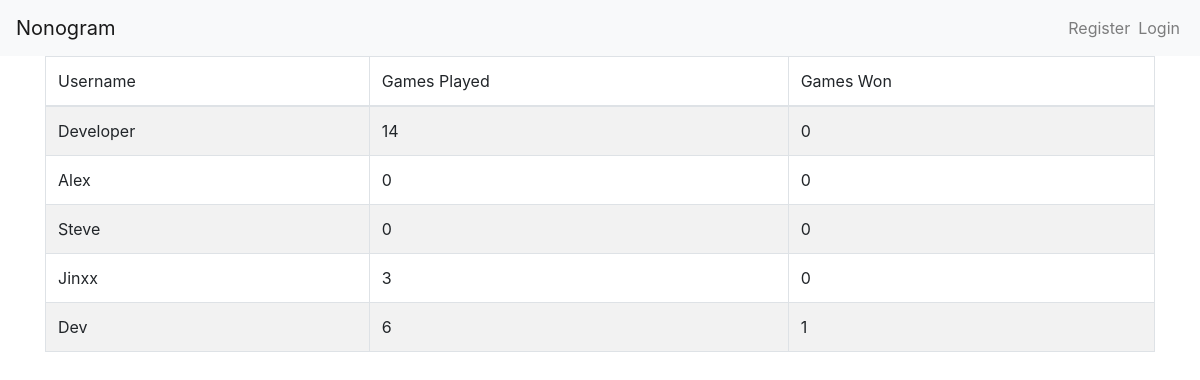
The page /leaderboard on the database as committed earlier.
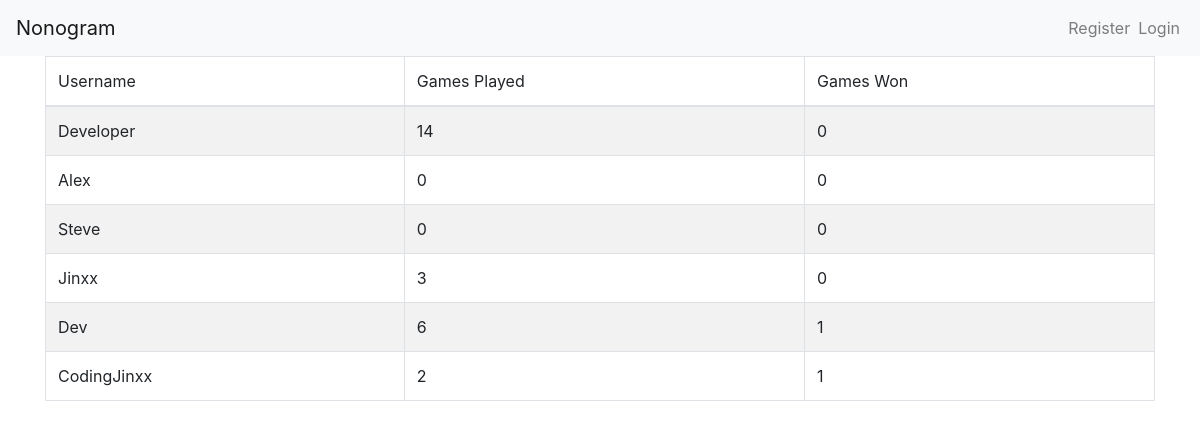
The same page on the database as committed later.
### application.py (models this page shows, shortened)
class User(flask_login.UserMixin, db.Model):
    id = db.Column(db.Integer, primary_key=True)
    username = db.Column(db.String(32), unique=True, nullable=False)
    passwordhashed = db.Column(db.String(64), nullable=False)
    games_played = db.Column(db.Integer, nullable=False, default=0)
    games_won = db.Column(db.Integer, nullable=False, default=0)
    def dbAsArray():
        return User.query.order_by(User.games_won).all()

### application.py (the view)
@app.route('/leaderboard', methods=['GET'])
def leaderboard():
    headers = ["Username", "Games Played", "Games Won"]
    data = []
    for user in User.dbAsArray():
        row = []
        row.append(user.username)
        row.append(user.games_played)
        row.append(user.games_won)
        data.append(row)
    return flask.render_template("leaderboard.html", headers=headers, data=data)

### templates/leaderboard.html (shortened to what this page needs)
{% extends "base.html" %}
{% block main %}
<table id="leaderboard" class="table table-striped table-bordered">
    <thead>
        <tr>
        {% for header in headers %}
        <th>
            {{ header }}
        </th>
        {% endfor %}
        </tr>
    </thead>
    <tbody>
        {% for row in data %}
            <tr>
                {% for col in row %}
                <td> {{ col }}</td>
                {% endfor %}
            </tr>
        {% endfor %}
    </tbody>
</table>
{% endblock %}

### templates/base.html (shortened to what this page needs)
<!DOCTYPE html>
<html lang="en">
	<head>
		<link rel="stylesheet" href="../static/css/reset.css">
		<link href="https://maxcdn.bootstrapcdn.com/bootstrap/4.1.3/css/bootstrap.min.css" rel="stylesheet">
		<link href="../static/css/layout.css" rel="stylesheet">
		<link href="/static/styles.css" rel="stylesheet">
	</head>
	<body>
		<nav class="navbar navbar-light bg-light">
			<a class="navbar-brand" href="/">Nonogram</a>
			<ul id="navbar-class" class="navbar-nav d-flex flex-row-reverse">
				{% if current_user.is_authenticated %}
					<li class="nav-item"><a class="nav-link mx-1" href="/logout">Logout</a></li>
					<li class="nav-item"><a class="nav-link mx-1" href="/profile">Profile</a></li>
					<li class="nav-item"><a class="nav-link mx-1" href="/leaderboard">Leaderboard</a></li>
					<li class="nav-item"><a class="nav-link mx-4" id="play" href="/level">Play</a></li>
				{% else %}
					<li class="nav-item"><a class="nav-link mx-1" href="/login">Login</a></li>
					<li class="nav-item"><a class="nav-link mx-1" href="/register">Register</a></li>
				{% endif %}
			</ul>
		</nav>
		<main class="container d-flex justify-content-center flex-column">
			{% block main %}
			{% endblock %}
		</main>
	</body>
</html>

Rows that differ between the two databases and show on the page:
added User: username "CodingJinxx", row "2" "1"
